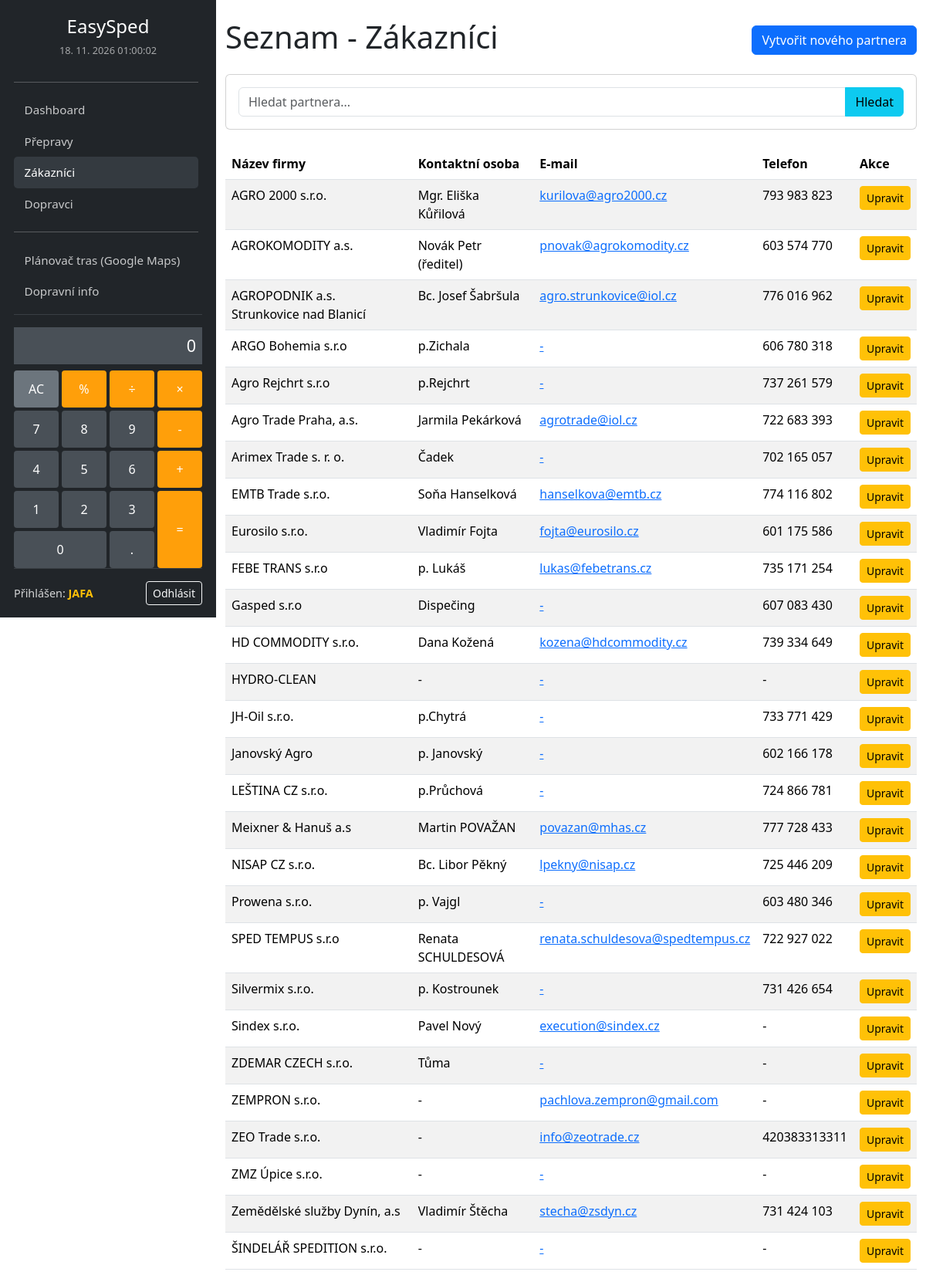
The app's page /zakaznici/ (signed in) with its own data.
### logistika/models.py (models this page shows, shortened)
class Partner(models.Model):
    TYP_PARTNERA_CHOICES = [
        ('zakaznik', 'Zákazník'),
        ('dopravce', 'Dopravce'),
        ('zakaznik_dopravce', 'Zákazník i dopravce'),
    ]
    nazev = models.CharField(max_length=200)
    ic = models.CharField(max_length=20, unique=True, blank=True, null=True)
    dic = models.CharField(max_length=20, blank=True)
    adresa = models.TextField()
    kontaktni_osoba = models.CharField(max_length=100, blank=True, verbose_name="Kontaktní osoba")
    email = models.EmailField(blank=True, verbose_name="E-mail")
    telefon = models.CharField(max_length=20, blank=True, verbose_name="Telefon")
    dalsi_kontakty = models.TextField(blank=True, verbose_name="Další kontakty (jméno, e-mail, tel.)")
    certifikace = models.TextField(blank=True, verbose_name="Certifikace")
    typy_vozidel = models.TextField(blank=True, verbose_name="Typy vozidel")
    fakturacni_udaje = models.TextField(blank=True, verbose_name="Fakturační údaje")
    splatnost_faktur_dny = models.IntegerField(null=True, blank=True, verbose_name="Splatnost faktur (dní)")
    typ_partnera = models.CharField(max_length=20, choices=TYP_PARTNERA_CHOICES, verbose_name="Typ partnera")
    class Meta:
        verbose_name = 'Partner'
        verbose_name_plural = 'Partneři'

### logistika/views.py (the view, shortened to what this page needs)
# urls.py: path('zakaznici/', views.seznam_zakazniku, name='seznam_zakazniku'),
@login_required
def seznam_zakazniku(request):
    query = request.GET.get('q')
    zakaznici = Partner.objects.filter(typ_partnera__in=['zakaznik', 'zakaznik_dopravce'])
    zakaznici = zakaznici.order_by('nazev')
    return render(request, 'logistika/seznam_partneru.html', {'partneri': zakaznici, 'typ': 'Zákazníci', 'search_query': query})

### logistika/context_processors.py (called while the page is built)
def upcoming_holidays(request):
    today = timezone.now().date()
    holidays = (
        Holiday.objects.filter(date__gte=today)
        .order_by("date")[:3]
    )
    return {"upcoming_holidays": holidays}

### logistika/templates/logistika/seznam_partneru.html (shortened to what this page needs)
{% extends 'logistika/base.html' %}
{% block content %}
    <div class="d-flex justify-content-between align-items-center mb-3">
        <h1>Seznam - {{ typ }}</h1>
        <a href="{% url 'partner_create' %}" class="btn btn-primary">Vytvořit nového partnera</a>
    </div>
    <div class="card mb-4">
        <div class="card-body">
            <form method="get" action="">
                <div class="input-group">
                    <input type="text" class="form-control" name="q" placeholder="Hledat partnera..." value="{{ search_query|default:'' }}">
                    <button class="btn btn-info" type="submit">Hledat</button>
                </div>
            </form>
        </div>
    </div>
    <table class="table table-striped">
        <thead>
            <tr>
                <th>Název firmy</th>
                <th>Kontaktní osoba</th>
                <th>E-mail</th>
                <th>Telefon</th>
                <th>Akce</th>
            </tr>
        </thead>
        <tbody>
            {% for partner in partneri %}
            <tr>
                <td>{{ partner.nazev }}</td>
                <td>{{ partner.kontaktni_osoba|default:"-" }}</td>
                <td><a href="mailto:{{ partner.email }}">{{ partner.email|default:"-" }}</a></td>
                <td>{{ partner.telefon|default:"-" }}</td>
                <td>
                    <a href="{% url 'partner_update' partner.pk %}" class="btn btn-warning btn-sm">Upravit</a>
                </td>
            </tr>
            {% empty %}
            <tr>
                <td colspan="5" class="text-center">Nebyly nalezeni žádní partneři tohoto typu.</td>
            </tr>
            {% endfor %}
        </tbody>
    </table>
{% endblock %}

### logistika/templates/logistika/base.html (shortened to what this page needs)
{% load static %}
<!doctype html>
<html lang="cs">
    <link href="https://cdn.jsdelivr.net/npm/bootstrap@5.3.3/dist/css/bootstrap.min.css" rel="stylesheet">
    <link rel="stylesheet" href="https://cdn.jsdelivr.net/npm/flatpickr/dist/flatpickr.min.css">
    <link rel="stylesheet" href="{% static 'css/custom_layout.css' %}">
</head>
<body>
    <div class="sidebar">
        <div class="sidebar-header text-center">
            <a class="navbar-brand fs-4" href="/">EasySped</a>
            <div id="live-datetime"></div>
        </div>
        <div class="sidebar-body overflow-auto">
            <hr>
            <ul class="navbar-nav">
                <li class="nav-item">
                    <a class="nav-link {% if request.path == '/' %}active{% endif %}" href="/">Dashboard</a>
                </li>
                <li class="nav-item">
                    <a class="nav-link {% if '/prepravy' in request.path %}active{% endif %}" href="{% url 'seznam_preprav' %}">Přepravy</a>
                </li>
                <li class="nav-item">
                    <a class="nav-link {% if '/zakaznici' in request.path %}active{% endif %}" href="{% url 'seznam_zakazniku' %}">Zákazníci</a>
                </li>
                <li class="nav-item">
                    <a class="nav-link {% if '/dopravci' in request.path %}active{% endif %}" href="{% url 'seznam_dopravcu' %}">Dopravci</a>
                </li>
                <hr>
                <li class="nav-item">
                    <a class="nav-link" href="https://www.google.com/maps/dir/?dirflg=d" target="_blank">Plánovač tras (Google Maps)</a>
                </li>
                <li class="nav-item">
                    <a class="nav-link" href="https://dopravniinfo.gov.cz/" target="_blank">Dopravní info</a>
                </li>
            </ul>
        </div>
        <div class="calculator">
            <input type="text" class="calculator-screen" value="" disabled />
            <div class="calculator-keys">
                <button type="button" class="clear" value="all-clear" data-area="ac">AC</button>
                <button type="button" class="operator" value="%" data-area="percent">%</button>
                <button type="button" class="operator" value="/" data-area="divide">&divide;</button>
                <button type="button" class="operator" value="*" data-area="multiply">&times;</button>
                <button type="button" class="operator" value="-" data-area="subtract">-</button>
                <button type="button" value="7" data-area="seven">7</button>
                <button type="button" value="8" data-area="eight">8</button>
                <button type="button" value="9" data-area="nine">9</button>
                <button type="button" value="4" data-area="four">4</button>
                <button type="button" value="5" data-area="five">5</button>
                <button type="button" value="6" data-area="six">6</button>
                <button type="button" value="1" data-area="one">1</button>
                <button type="button" value="2" data-area="two">2</button>
                <button type="button" value="3" data-area="three">3</button>
                <button type="button" class="zero" value="0" data-area="zero">0</button>
                <button type="button" class="decimal" value="." data-area="decimal">.</button>
                <button type="button" class="operator" value="+" data-area="add">+</button>
                <button type="button" class="equal-sign operator" value="=" data-area="equals">=</button>
            </div>
        </div>
        <div class="sidebar-footer">
            {% if user.is_authenticated %}
                <div class="user-info">
                    <span class="username">Přihlášen: <strong>{{ user.username }}</strong></span>
                    <a href="{% url 'logout' %}" class="btn btn-sm btn-outline-light">Odhlásit</a>
                </div>
            {% endif %}
        </div>
    </div>
    <main class="main-content container-fluid mt-4">
        {% block content %}
        {% endblock %}
    </main>
</body>
</html>

### logistika/static/css/custom_layout.css (style rules this page uses)
body { padding-left: 280px; }
.sidebar { width: 280px; position: fixed; top: 0; left: 0; height: 100vh; padding: 16px 18px; background-color: #212529; color: white; display: flex; flex-direction: column; }
.sidebar-body { flex: 1; overflow-y: auto; padding-right: 5px; }
.sidebar-header { display: flex; flex-direction: column; align-items: center; margin-bottom: 0.9rem; }
.sidebar .navbar-brand { display: inline-block; margin-bottom: 0.25rem; font-size: 1.35rem; }
.sidebar-header #live-datetime { font-size: 0.8rem; color: rgba(255, 255, 255, 0.6); }
.sidebar .navbar-nav { flex-direction: column !important; width: 100%; }
.sidebar .nav-item { width: 100%; }
.sidebar .nav-link { color: rgba(255, 255, 255, 0.75); padding: 0.55rem 0.85rem; border-radius: 0.3rem; font-size: 0.95rem; }
.sidebar .nav-link:hover, .sidebar .nav-link.active { color: white; background-color: #343a40; }
.main-content { width: 100%; }
.calculator { margin-top: 0.75rem; padding-top: 16px; border-top: 1px solid #3a3f44; }
.calculator-screen { width: 100%; background-color: #495057; border: none; color: white; text-align: right; padding: 8px; font-size: 1.35rem; margin-bottom: 8px; }
.calculator-keys { display: grid; grid-gap: 4px; grid-template-columns: repeat(4, 1fr); grid-template-areas: "ac percent divide multiply" "seven eight nine subtract" "four five six add" "one two three equals" "zero zero decimal equals"; }
.calculator-keys [data-area="ac"] { grid-area: ac; }
.calculator-keys [data-area="percent"] { grid-area: percent; }
.calculator-keys [data-area="divide"] { grid-area: divide; }
.calculator-keys [data-area="multiply"] { grid-area: multiply; }
.calculator-keys [data-area="subtract"] { grid-area: subtract; }
.calculator-keys [data-area="seven"] { grid-area: seven; }
.calculator-keys [data-area="eight"] { grid-area: eight; }
.calculator-keys [data-area="nine"] { grid-area: nine; }
.calculator-keys [data-area="add"] { grid-area: add; }
.calculator-keys [data-area="four"] { grid-area: four; }
.calculator-keys [data-area="five"] { grid-area: five; }
.calculator-keys [data-area="six"] { grid-area: six; }
.calculator-keys [data-area="one"] { grid-area: one; }
.calculator-keys [data-area="two"] { grid-area: two; }
.calculator-keys [data-area="three"] { grid-area: three; }
.calculator-keys [data-area="equals"] { grid-area: equals; }
.calculator-keys [data-area="zero"] { grid-area: zero; }
.calculator-keys [data-area="decimal"] { grid-area: decimal; }
.calculator-keys button { background-color: #495057; border: none; color: white; padding: 12px 0; border-radius: 4px; }
.calculator-keys button.operator { background-color: #ff9f0a; }
.calculator-keys button.clear { background-color: #6c757d; }
.sidebar-footer { padding-top: 1rem; margin-top: auto; border-top: 1px solid #3a3f44; }
.user-info { display: flex; justify-content: space-between; align-items: center; font-size: 0.9rem; color: rgba(255, 255, 255, 0.8); }
.user-info .username strong { color: #ffc107; }

### records on screen
Partner: nazev "AGRO 2000 s.r.o.", kontaktni_osoba "Mgr. Eliška Kůřilová", email "kurilova@agro2000.cz", telefon "793 983 823"
Partner: nazev "AGROKOMODITY a.s.", kontaktni_osoba "Novák Petr (ředitel)", email "pnovak@agrokomodity.cz", telefon "603 574 770"
Partner: nazev "AGROPODNIK a.s. Strunkovice nad Blanicí", kontaktni_osoba "Bc. Josef Šabršula", email "agro.strunkovice@iol.cz", telefon "776 016 962"
Partner: nazev "ARGO Bohemia s.r.o", kontaktni_osoba "p.Zichala", email "-", telefon "606 780 318"
Partner: nazev "Agro Rejchrt s.r.o", kontaktni_osoba "p.Rejchrt", email "-", telefon "737 261 579"
Partner: nazev "Agro Trade Praha, a.s.", kontaktni_osoba "Jarmila Pekárková", email "agrotrade@iol.cz", telefon "722 683 393"
Partner: nazev "Arimex Trade s. r. o.", kontaktni_osoba "Čadek", email "-", telefon "702 165 057"
Partner: nazev "EMTB Trade s.r.o.", kontaktni_osoba "Soňa Hanselková", email "hanselkova@emtb.cz", telefon "774 116 802"
Partner: nazev "Eurosilo s.r.o.", kontaktni_osoba "Vladimír Fojta", email "fojta@eurosilo.cz", telefon "601 175 586"
Partner: nazev "FEBE TRANS s.r.o", kontaktni_osoba "p. Lukáš", email "lukas@febetrans.cz", telefon "735 171 254"
Partner: nazev "Gasped s.r.o", kontaktni_osoba "Dispečing", email "-", telefon "607 083 430"
Partner: nazev "HD COMMODITY s.r.o.", kontaktni_osoba "Dana Kožená", email "kozena@hdcommodity.cz", telefon "739 334 649"
Partner: nazev "HYDRO-CLEAN", kontaktni_osoba "-", email "-", telefon "-"
Partner: nazev "JH-Oil s.r.o.", kontaktni_osoba "p.Chytrá", email "-", telefon "733 771 429"
Partner: nazev "Janovský Agro", kontaktni_osoba "p. Janovský", email "-", telefon "602 166 178"
Partner: nazev "LEŠTINA CZ s.r.o.", kontaktni_osoba "p.Průchová", email "-", telefon "724 866 781"
Partner: nazev "Meixner & Hanuš a.s", kontaktni_osoba "Martin POVAŽAN", email "povazan@mhas.cz", telefon "777 728 433"
Partner: nazev "NISAP CZ s.r.o.", kontaktni_osoba "Bc. Libor Pěkný", email "lpekny@nisap.cz", telefon "725 446 209"
Partner: nazev "Prowena s.r.o.", kontaktni_osoba "p. Vajgl", email "-", telefon "603 480 346"
Partner: nazev "SPED TEMPUS s.r.o", kontaktni_osoba "Renata SCHULDESOVÁ", email "renata.schuldesova@spedtempus.cz", telefon "722 927 022"
Partner: nazev "Silvermix s.r.o.", kontaktni_osoba "p. Kostrounek", email "-", telefon "731 426 654"
Partner: nazev "Sindex s.r.o.", kontaktni_osoba "Pavel Nový", email "execution@sindex.cz", telefon "-"
Partner: nazev "ZDEMAR CZECH s.r.o.", kontaktni_osoba "Tůma", email "-", telefon "-"
Partner: nazev "ZEMPRON s.r.o.", kontaktni_osoba "-", email "pachlova.zempron@gmail.com", telefon "-"
Partner: nazev "ZEO Trade s.r.o.", kontaktni_osoba "-", email "info@zeotrade.cz", telefon "420383313311"
Partner: nazev "ZMZ Úpice s.r.o.", kontaktni_osoba "-", email "-", telefon "-"
Partner: nazev "Zemědělské služby Dynín, a.s", kontaktni_osoba "Vladimír Štěcha", email "stecha@zsdyn.cz", telefon "731 424 103"
Partner: nazev "ŠINDELÁŘ SPEDITION s.r.o.", kontaktni_osoba "-", email "-", telefon "-"

### other values on screen
{{ user.username }} "JAFA"
{{ typ }} "Zákazníci"
